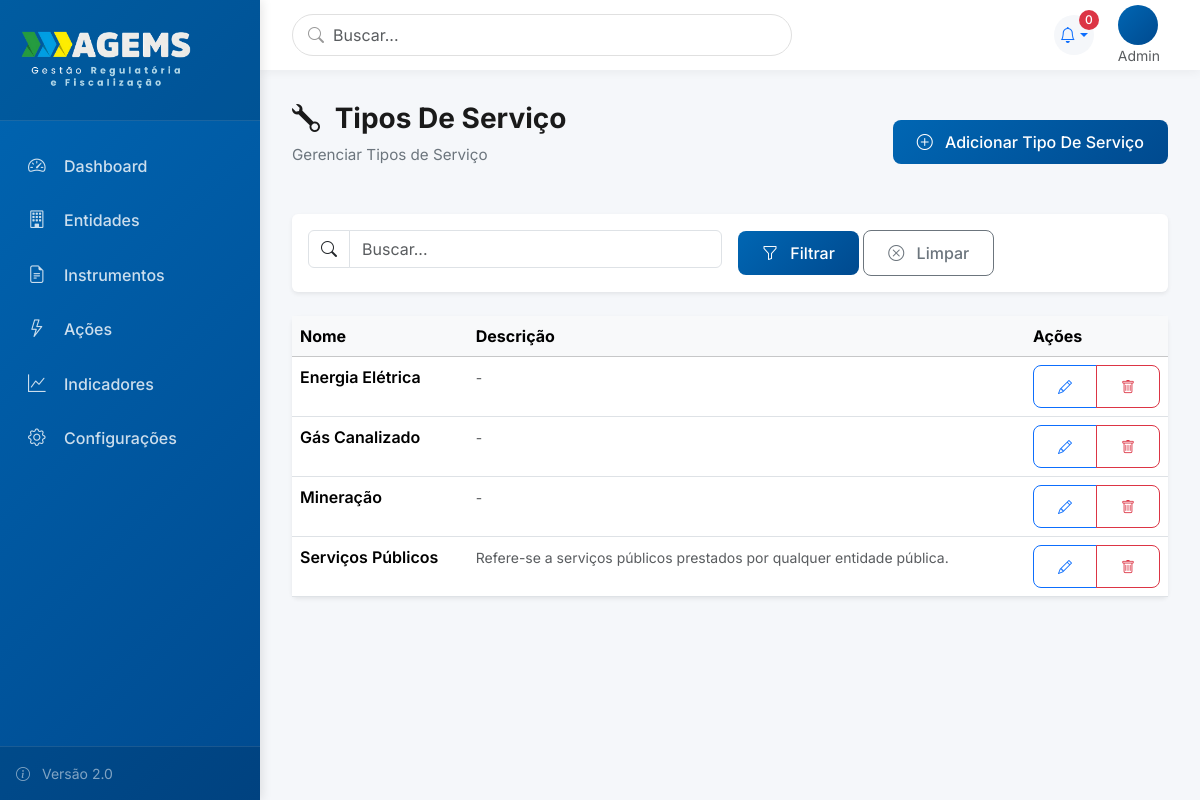
The app's page /tipos-servico/ (signed in), older data.
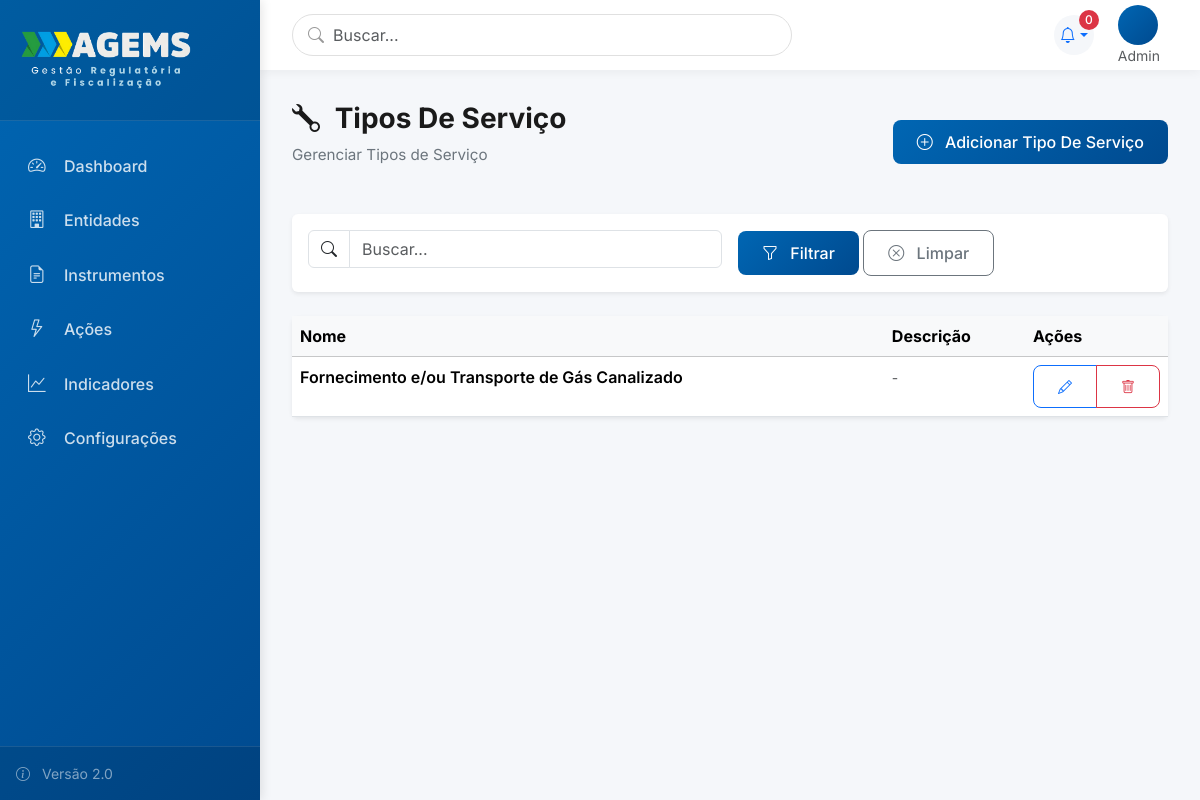
The same page, newer data.
### core/models.py (models this page shows, shortened)
class TipoServico(models.Model):
    nome = models.CharField('Nome do Serviço', max_length=100, unique=True)
    descricao = models.TextField('Descrição', blank=True)
    ativo = models.BooleanField('Ativo', default=True)
    class Meta:
        verbose_name = 'Tipo de Serviço'
        verbose_name_plural = 'Tipos de Serviço'
        ordering = ['nome']

### core/core_views.py (the view)
# urls.py: path('tipos-servico/', TipoServicoListView.as_view(), name='tiposervico_list'),
class TipoServicoListView(ModernListView):
    model = TipoServico
    template_name = 'core/tiposervico_list.html'
    icon = "bi bi-wrench"
    create_url = 'tiposervico_create'

### core/views.py (called while the page is built)
    def get_context_data(self, **kwargs):
        context = super().get_context_data(**kwargs)
        context['title'] = getattr(self, 'title', self.model._meta.verbose_name_plural.title())
        context['subtitle'] = getattr(self, 'subtitle', f'Gerenciar {self.model._meta.verbose_name_plural}')
        context['icon'] = getattr(self, 'icon', 'bi bi-list')
        context['singular_name'] = self.model._meta.verbose_name.title()
        context['create_url'] = getattr(self, 'create_url', f'{self.model._meta.model_name}_create')
        return context

    def get_queryset(self):
        queryset = self.model.objects.all()
        search = self.request.GET.get('q')
        if search and hasattr(self, 'search_fields'):
            from django.db.models import Q
            query = Q()
            for field in self.search_fields:
                query |= Q(**{f'{field}__icontains': search})
            queryset = queryset.filter(query)
        return queryset

### templates/core/tiposervico_list.html
{% extends 'components/list_view.html' %}
{% block table_headers %}
<th>Nome</th>
<th>Descrição</th>
{% endblock %}
{% block table_rows %}
{% for item in object_list %}
<tr>
    <td>
        <div class="fw-semibold">{{ item.nome }}</div>
    </td>
    <td>
        {% if item.descricao %}
        <small class="text-muted">{{ item.descricao|truncatewords:15 }}</small>
        {% else %}
        <small class="text-muted">-</small>
        {% endif %}
    </td>
    <td>
        <div class="btn-group btn-group-sm">
            <a href="{% url 'tiposervico_edit' item.pk %}" class="btn btn-outline-primary" title="Editar">
                <i class="bi bi-pencil"></i>
            </a>
            <a href="{% url 'tiposervico_delete' item.pk %}" class="btn btn-outline-danger" title="Excluir">
                <i class="bi bi-trash"></i>
            </a>
        </div>
    </td>
</tr>
{% endfor %}
{% endblock %}

Row changes from the older to the newer data that the page shows:
removed TipoServico: nome "Energia Elétrica"
removed TipoServico: nome "Mineração"
removed TipoServico: nome "Serviços Públicos", descricao "Refere-se a serviços públicos prestados por qualquer entidade pública."
changed TipoServico: nome "Gás Canalizado" → "Fornecimento e/ou Transporte de Gás Canalizado"
